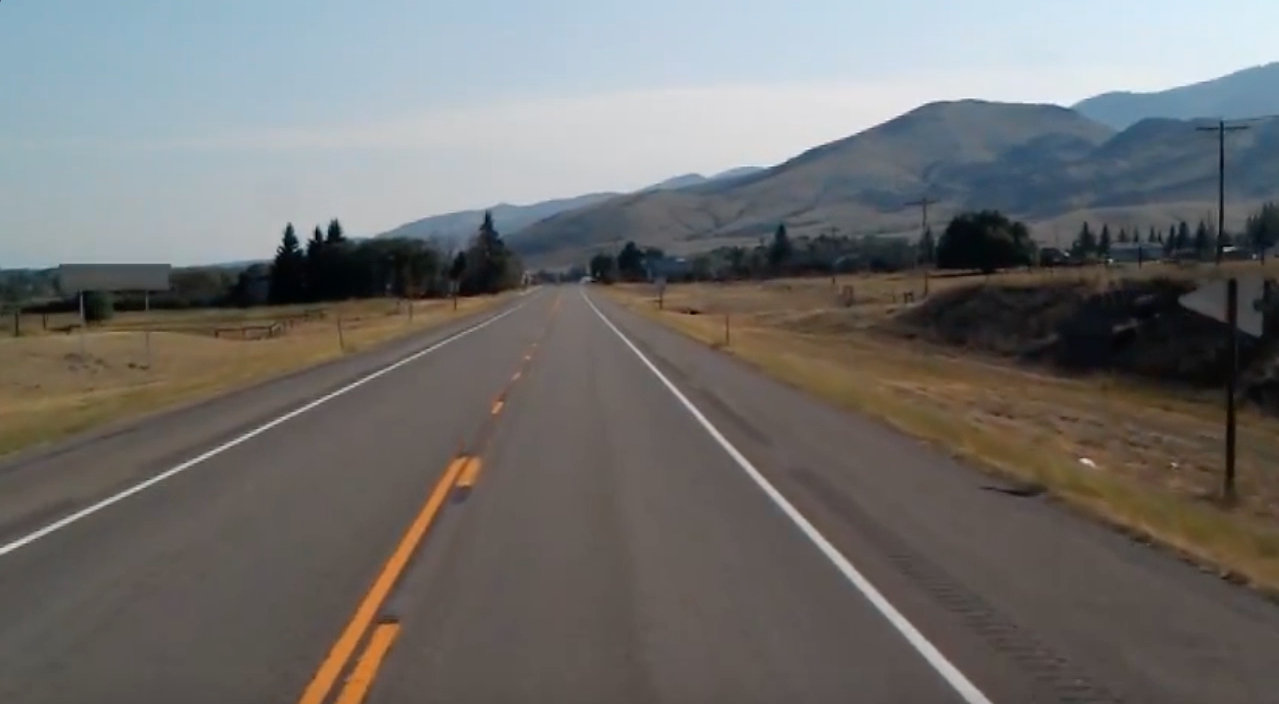
#> input picture test_image.jpg, 1279 x 704 px
$ python -i main.py   (imports and definitions only)
#> lines starting #> are read from the running program, lines starting #| are printed output that depends on the picture
#> further down, picture is the input picture: shape (704, 1279, 3); mean B, G, R 109.7, 111.3, 112.3
import time

import cv2
import numpy as np
from PIL import ImageGrab


def mainScreenCaptureLoop():
    last_time = time.time()
    screenWindow = lambda start, size: (start + (start[0] + size[0], start[1] + size[1]))
    while True:
        screen = np.array(ImageGrab.grab(bbox=screenWindow(screenStart, screenEnd)))
        print(f"time= {time.time()-last_time}")
        last_time = time.time()
        # PressKey(W)
        # ReleaseKey(W)
        # cv2.imshow('window', cv2.cvtColor(screen, cv2.COLOR_BGR2RGB))
        cv2.imshow('window', processImg(screen))
        if cv2.waitKey(25) & 0xFF == ord('q'):
            cv2.destroyAllWindows()
            break


def processImg(original):
    processed = cv2.cvtColor(original, cv2.COLOR_BGR2GRAY)
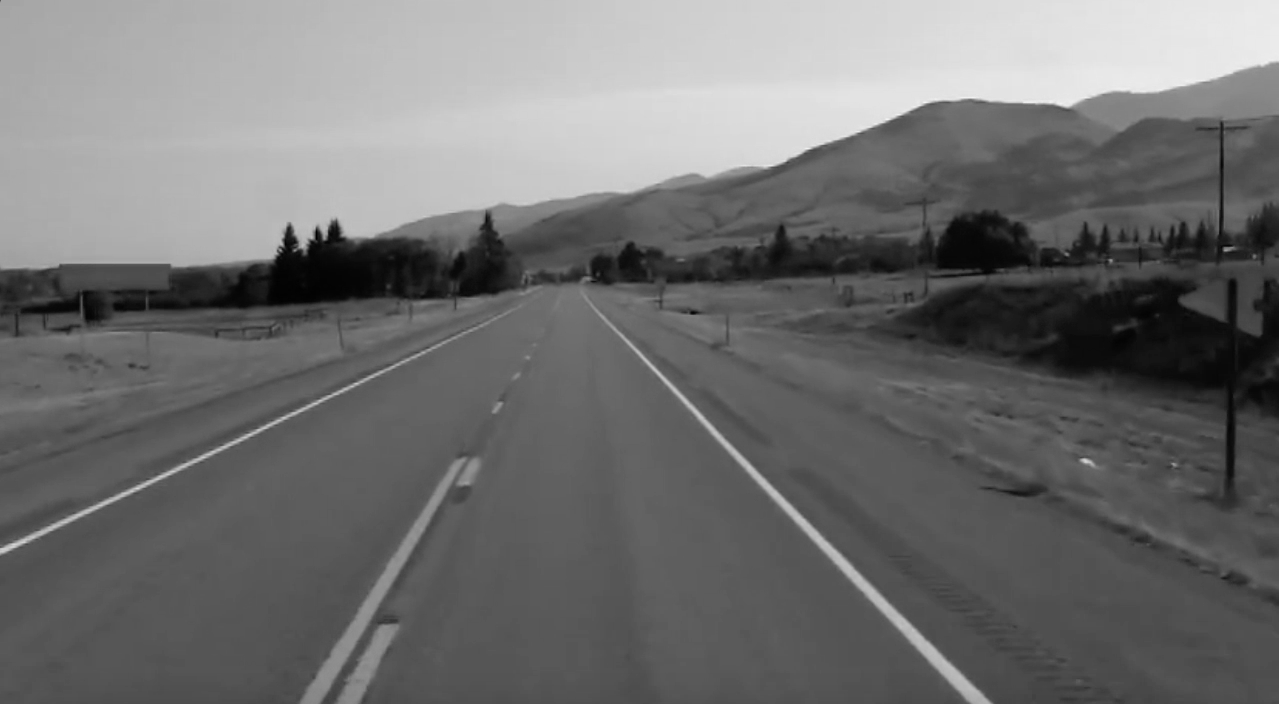
#> processed: shape (704, 1279); min 0, max 244, mean 111.4
    processed = cv2.Canny(processed, threshold1=200, threshold2=300)
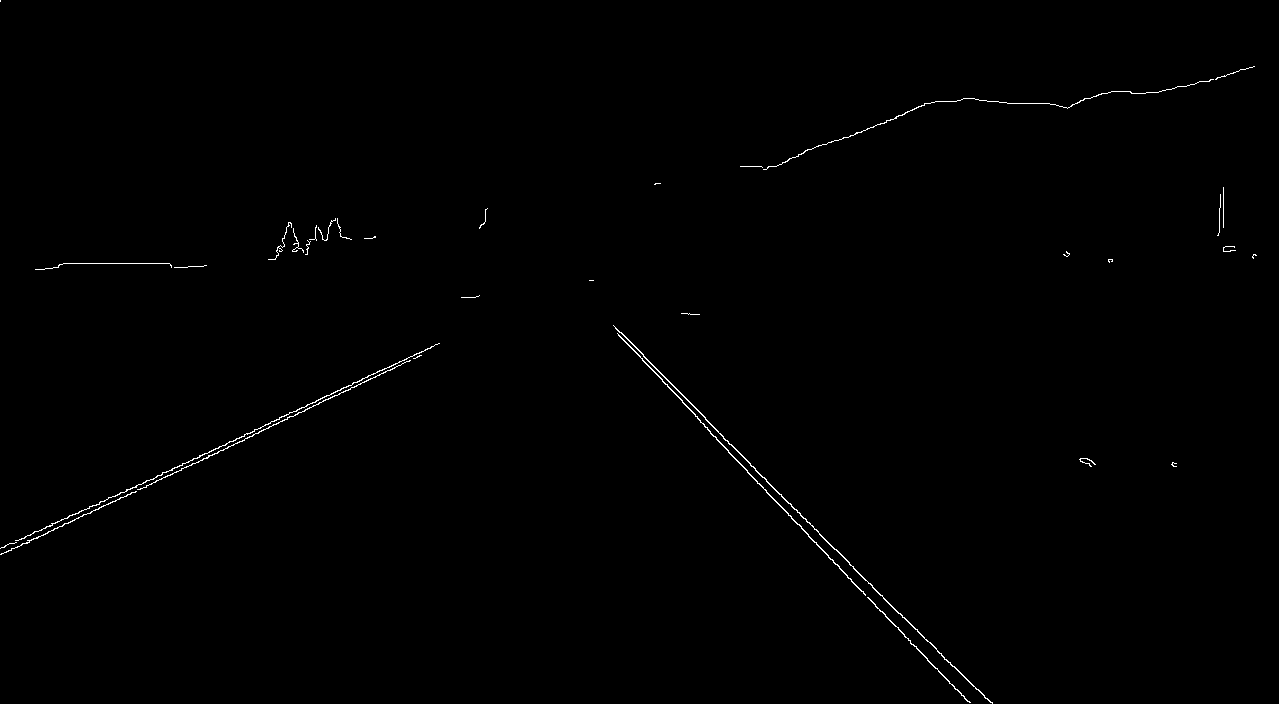
#> processed: shape (704, 1279); 0.44% white in thin lines or dots
    processed = cv2.GaussianBlur(processed, (5, 5), 0)
    # return processed
#> (the run stopped early here; a loop or call above may not have finished)
